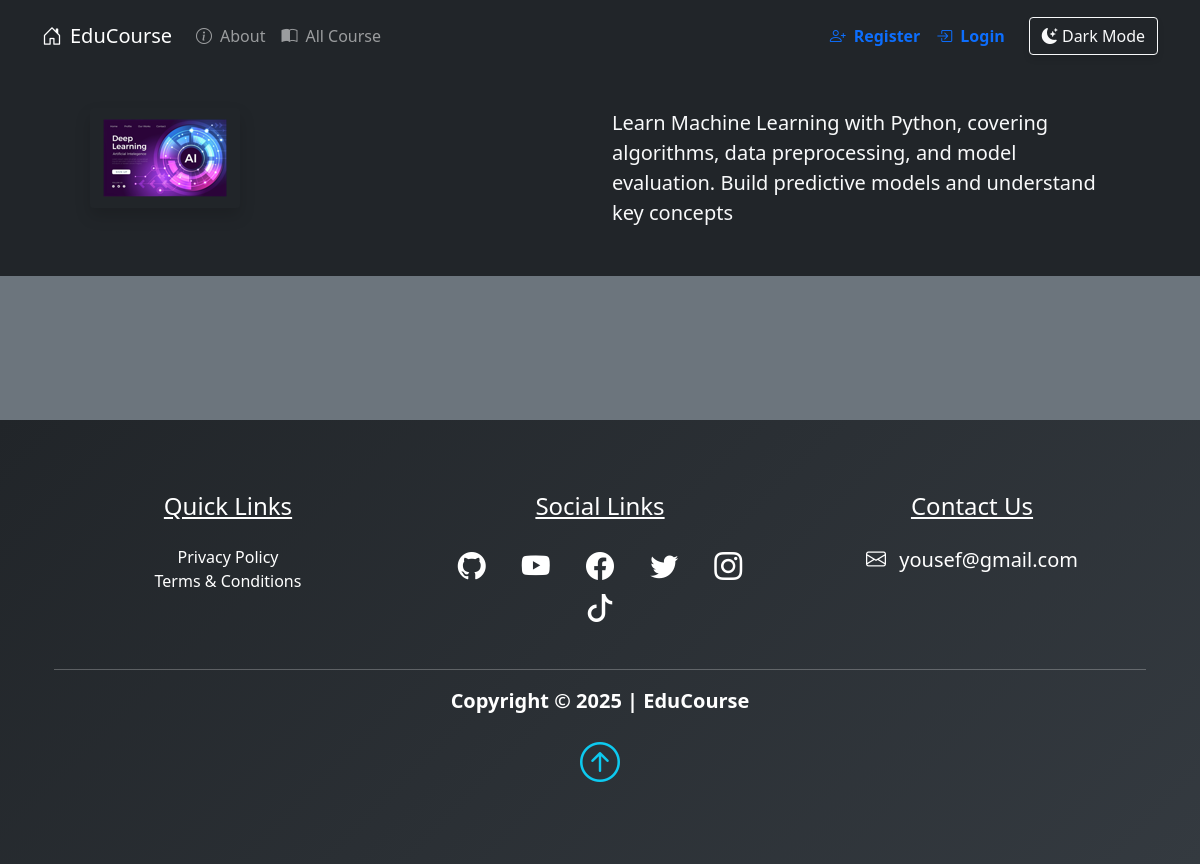
The page /Machine-Learning on the database its author committed.
### pythonic/models.py (models this page shows, shortened)
class Course(db.Model):
    id = db.Column(db.Integer, primary_key=True)
    title = db.Column(db.String(50), unique=True, nullable=False)
    description = db.Column(db.String(150), nullable=False)
    icon = db.Column(db.String(20), nullable=False, default="default_icon.jpg")
    lessons = db.relationship("Lesson", backref="course_name", lazy=True)

### pythonic/routes.py (the view)
@app.route("/<string:course_title>")
def course(course_title):
    course = Course.query.filter_by(title=course_title).first()
    course_id = course.id if course else None
    course = Course.query.get_or_404(course_id)
    return render_template(
        "course.html",
        title=course.title,
        course=course,
    )

### pythonic/templates/course.html (shortened to what this page needs)
{% extends "layout.html"%}
{% block content %}
<div class="container-fluid bg-dark">
    <div class="container">
        <div class="row p-5">
            <div class="col-6">
                <img src="{{url_for('static', filename='course_icons/'+course.icon)}}" alt="{{course.title}}" class="img-fluid rounded shadow">
            </div>
            <div class="col-6">
                <span class="lead text-light">{{course.description}}</span>
            </div>
        </div>
    </div>
</div>
<section class="bg-secondary">
    <div class="container p-5">
    </div>
</section>
{% endblock content %}

### pythonic/static/main.css (style rules this page uses)
body::before { display: block; content: ''; height: 60px; }

### rows shown on the page
Course: icon (picture), description "Learn Machine Learning with Python, covering algorithms, data preprocessing, and model evaluation. Build predictive models and understand key concepts"
